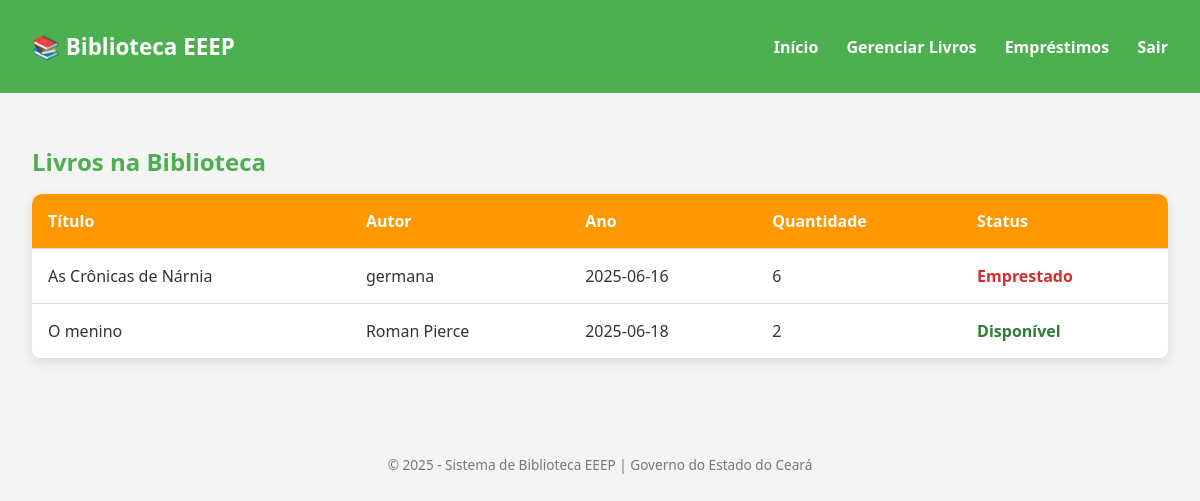
The page /livros.php on the database its author committed.
### tables this page shows
CREATE TABLE `gerenciamentolivros` (
  `idgen` int(11) NOT NULL,
  `titulodolivro` varchar(100) NOT NULL,
  `autor` varchar(100) NOT NULL,
  `quantidade` int(100) NOT NULL,
  `datadelançamento` date NOT NULL,
  `status` enum('Disponível','Emprestado') NOT NULL
);

### livros.php (the view, shortened to what this page needs)
<?php
include_once('conexao.php');
$livros = mysqli_query($conexao, "SELECT * FROM gerenciamentolivros ORDER BY idgen DESC");
?>
<!DOCTYPE html>
<html lang="pt-BR">
<head>
  <link rel="stylesheet" href="css/livros.css">
</head>
<body>
  <header>
    <h1>📚 Biblioteca EEEP</h1>
    <nav>
      <a href="livros.php">Início</a>
      <a href="gen.php">Gerenciar Livros</a>
      <a href="emp.html">Empréstimos</a>
      <a href="home.html">Sair</a>
    </nav>
  </header>
  <main>
    <h2>Livros na Biblioteca</h2>
    <table>
      <thead>
        <tr>
          <th>Título</th>
          <th>Autor</th>
          <th>Ano</th>
          <th>Quantidade</th>
          <th>Status</th>
        </tr>
      </thead>
      <tbody>
        <?php while($row = mysqli_fetch_assoc($livros)) : ?>
          <tr>
            <td><?= htmlspecialchars($row['titulodolivro']) ?></td>
            <td><?= htmlspecialchars($row['autor']) ?></td>
            <td><?= htmlspecialchars($row['datadelançamento']) ?></td>
            <td><?= htmlspecialchars($row['quantidade']) ?></td>
            <td class="<?= $row['status'] === 'Disponível' ? 'status-disponivel' : 'status-emprestado' ?>">
              <?= htmlspecialchars($row['status']) ?>
            </td>
          </tr>
        <?php endwhile; ?>
      </tbody>
    </table>
  </main>
  <footer>
    © 2025 - Sistema de Biblioteca EEEP | Governo do Estado do Ceará
  </footer>
</body>
</html>

### css/livros.css (style rules this page uses)
:root { --verde-eeep: #4CAF50; --laranja-eeep: #FF9800; --branco: #ffffff; --cinza-claro: #f4f4f4; --texto: #333; --verde-status: #2e7d32; --vermelho-status: #d32f2f; }
body { margin: 0; font-family: 'Segoe UI', Tahoma, Geneva, Verdana, sans-serif; background-color: var(--cinza-claro); color: var(--texto); }
header { background-color: var(--verde-eeep); color: var(--branco); padding: 1rem 2rem; display: flex; justify-content: space-between; align-items: center; }
header h1 { font-size: 1.4rem; }
nav a { color: var(--branco); text-decoration: none; margin-left: 1.5rem; font-weight: bold; transition: opacity 0.2s; }
main { padding: 2rem; }
h2 { color: var(--verde-eeep); margin-bottom: 1rem; }
table { width: 100%; border-collapse: collapse; background-color: var(--branco); border-radius: 10px; overflow: hidden; box-shadow: 0 4px 12px rgba(0, 0, 0, 0.1); }
thead { background-color: var(--laranja-eeep); color: var(--branco); }
th, td { padding: 1rem; text-align: left; border-bottom: 1px solid #ddd; }
.status-disponivel { color: var(--verde-status); font-weight: bold; }
.status-emprestado { color: var(--vermelho-status); font-weight: bold; }
footer { margin-top: 3rem; text-align: center; padding: 1rem; font-size: 0.85rem; color: #777; }

### rows shown on the page
gerenciamentolivros: titulodolivro "As Crônicas de Nárnia", autor "germana", datadelançamento "2025-06-16", quantidade "6", status "Emprestado"
gerenciamentolivros: titulodolivro "O menino", autor "Roman Pierce", datadelançamento "2025-06-18", quantidade "2", status "Disponível"
